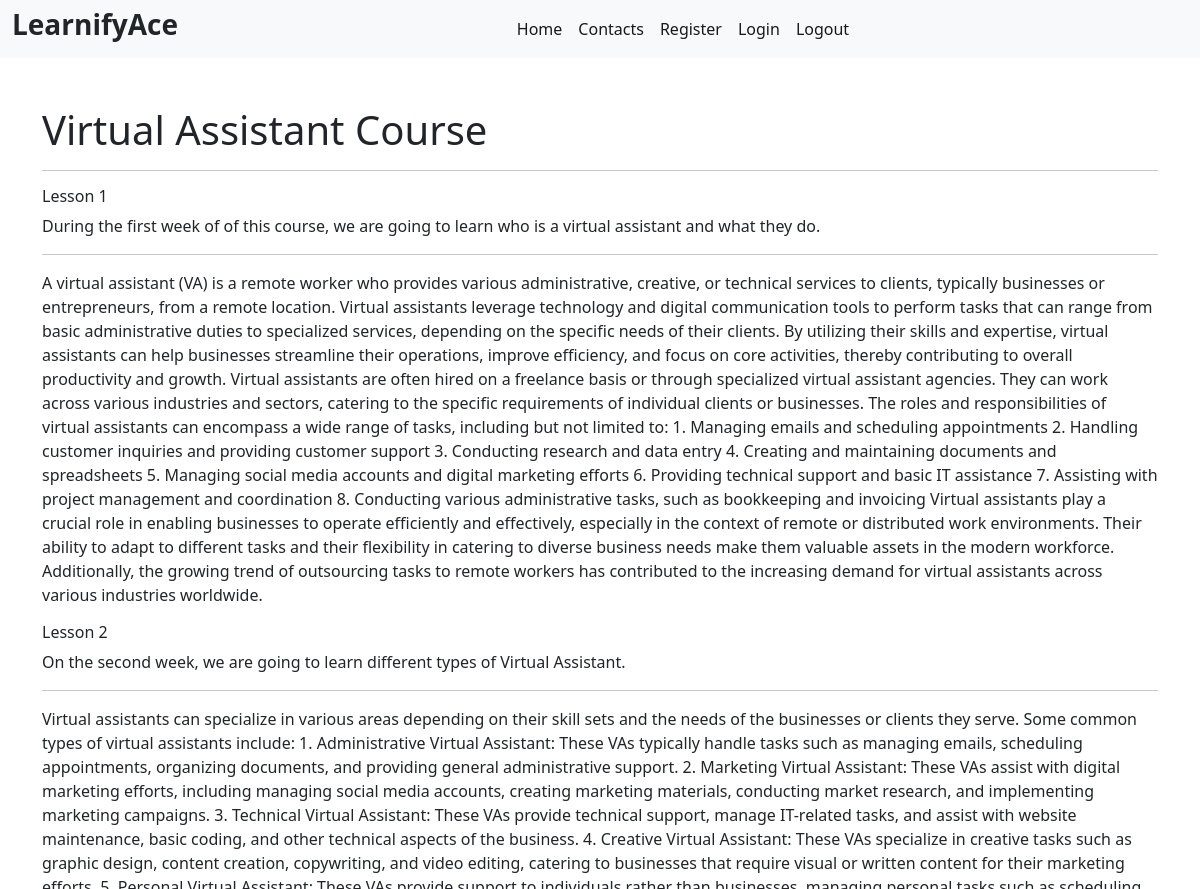
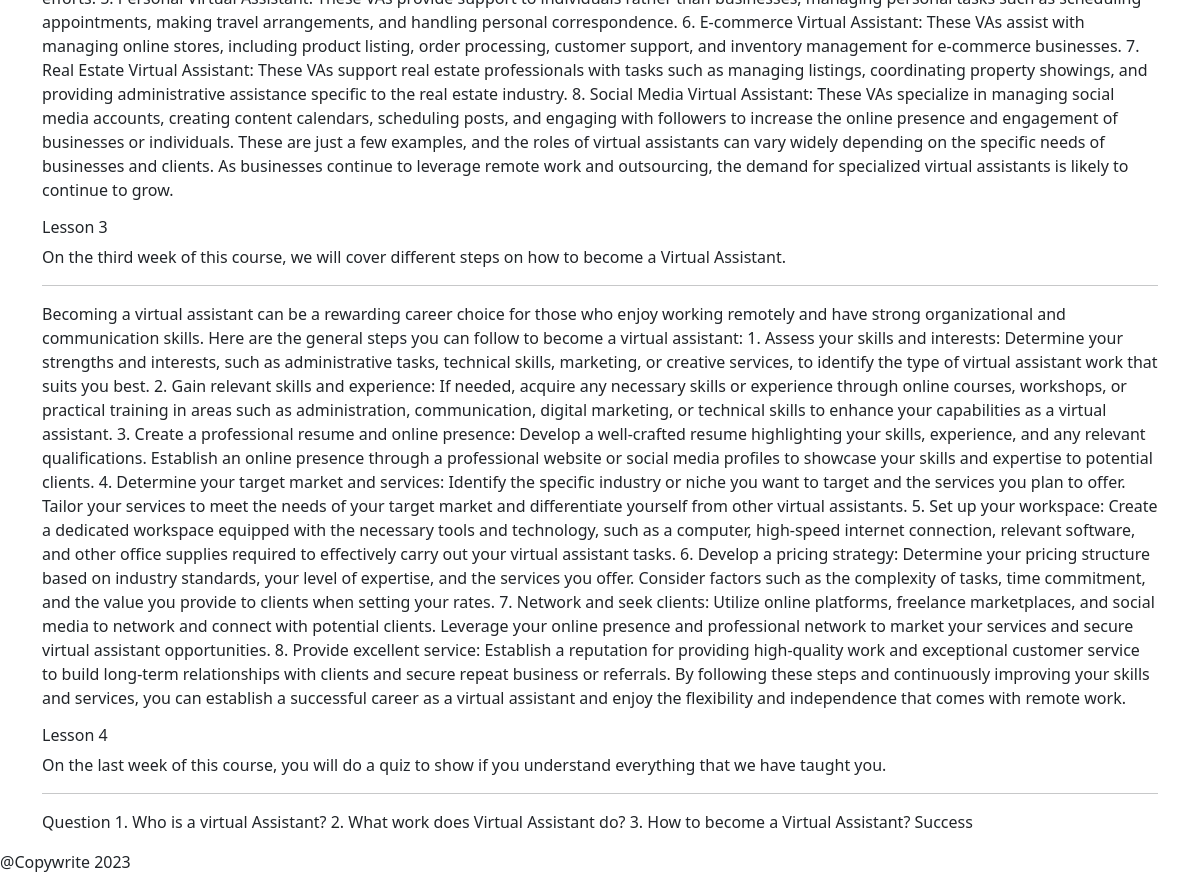
/classroom/1, run on the app's committed database (2 pictures, top to bottom).
### LearnifyAce/models.py (models this page shows, shortened)
class Course(models.Model):
    name = models.CharField(max_length=100)
    startDate = models.DateField()
    image = models.ImageField(upload_to="image")
    description = models.TextField(blank=True, null=True)
    price = models.DecimalField(max_digits=10, decimal_places=2)
    instructor = models.ForeignKey(User, on_delete=models.CASCADE)
    endDate = models.DateField()
    class Meta:
        verbose_name = "Course"
        verbose_name_plural = "Courses"

class Lessons(models.Model):
    course = models.ForeignKey(Course, on_delete=models.CASCADE)
    title = models.CharField(max_length=100)
    description = models.TextField()
    content = models.TextField()
    class Meta:
        verbose_name = "Lesson"
        verbose_name_plural = "Lessons"

### LearnifyAce/views.py (the view)
# urls.py: path('classroom/<int:pk>', views.classroom, name="classroom"),
def classroom(request, pk):
    course = Course.objects.get(pk=pk)
    lessons = Lessons.objects.filter(course=course).all()
    context = {
        "course": course,
        "lessons": lessons,
    }
    return render(request, "classroom.html", context)

### templates/classroom.html (shortened to what this page needs)
{% extends "layout.html" %}
{% block Home %}
<div class="container mt-5">
    <h1>{{ course.name }}</h1>
    <div>
        <hr>
        {% for lesson in lessons %}
        <div>
            <h6>Lesson {{ forloop.counter }}</h6>
            <p>{{ lesson.description }}</p>
            <hr>
            <p>{{ lesson.content }}</p>
        </div>
        {% empty %}
        <p>No lesson for now. Check later</p>
        {% endfor %}
    </div>
</div>
{% endblock %}

### data on the page
Course: name "Virtual Assistant Course"
Lessons: description "During the first week of of this course, we are going to learn who is a virtual assistant and what they do.", content "A virtual assistant (VA) is a remote worker who provides various administrative, creative, or technical services to clients, typically businesses or entrepreneurs, from a remote location. Virtual assistants leverage technology and digital communication tools to perform tasks that can range from basic administrative duties to specialized services, depending on the specific needs of their clients. By utilizing their skills and expertise, virtual assistants can help businesses streamline their operations, improve efficiency, and focus on core activities, thereby contributing to overall productivity and growth. Virtual assistants are often hired on a freelance basis or through specialized…"
Lessons: description "On the second week, we are going to learn different types of Virtual Assistant.", content "Virtual assistants can specialize in various areas depending on their skill sets and the needs of the businesses or clients they serve. Some common types of virtual assistants include: 1. Administrative Virtual Assistant: These VAs typically handle tasks such as managing emails, scheduling appointments, organizing documents, and providing general administrative support. 2. Marketing Virtual Assistant: These VAs assist with digital marketing efforts, including managing social media accounts, creating marketing materials, conducting market research, and implementing marketing campaigns. 3. Technical Virtual Assistant: These VAs provide technical support, manage IT-related tasks, and assist…"
Lessons: description "On the third week of this course, we will cover different steps on how to become a Virtual Assistant.", content "Becoming a virtual assistant can be a rewarding career choice for those who enjoy working remotely and have strong organizational and communication skills. Here are the general steps you can follow to become a virtual assistant: 1. Assess your skills and interests: Determine your strengths and interests, such as administrative tasks, technical skills, marketing, or creative services, to identify the type of virtual assistant work that suits you best. 2. Gain relevant skills and experience: If needed, acquire any necessary skills or experience through online courses, workshops, or practical training in areas such as administration, communication, digital marketing, or technical skills to…"
Lessons: description "On the last week of this course, you will do a quiz to show if you understand everything that we have taught you.", content "Question 1. Who is a virtual Assistant? 2. What work does Virtual Assistant do? 3. How to become a Virtual Assistant? Success"
